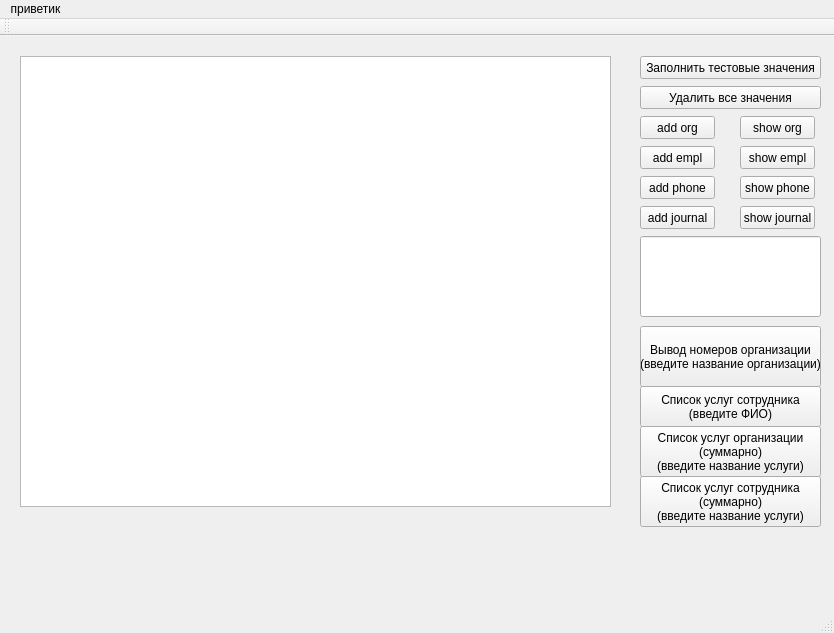
<?xml version="1.0" encoding="UTF-8"?>
<ui version="4.0">
 <class>MainWindow</class>
 <widget class="QMainWindow" name="MainWindow">
  <property name="geometry">
   <rect>
    <x>0</x>
    <y>0</y>
    <width>834</width>
    <height>633</height>
   </rect>
  </property>
  <property name="windowTitle">
   <string>MainWindow</string>
  </property>
  <widget class="QWidget" name="centralWidget">
   <widget class="QTableView" name="tableView">
    <property name="geometry">
     <rect>
      <x>20</x>
      <y>20</y>
      <width>591</width>
      <height>451</height>
     </rect>
    </property>
   </widget>
   <widget class="QPushButton" name="pushButton_2">
    <property name="geometry">
     <rect>
      <x>640</x>
      <y>50</y>
      <width>181</width>
      <height>23</height>
     </rect>
    </property>
    <property name="text">
     <string>Удалить все значения</string>
    </property>
   </widget>
   <widget class="QPushButton" name="add_org_button">
    <property name="geometry">
     <rect>
      <x>640</x>
      <y>80</y>
      <width>75</width>
      <height>23</height>
     </rect>
    </property>
    <property name="text">
     <string>add org</string>
    </property>
   </widget>
   <widget class="QPushButton" name="add_employee_button">
    <property name="geometry">
     <rect>
      <x>640</x>
      <y>110</y>
      <width>75</width>
      <height>23</height>
     </rect>
    </property>
    <property name="text">
     <string>add empl</string>
    </property>
   </widget>
   <widget class="QPushButton" name="add_phone_button">
    <property name="geometry">
     <rect>
      <x>640</x>
      <y>140</y>
      <width>75</width>
      <height>23</height>
     </rect>
    </property>
    <property name="text">
     <string>add phone</string>
    </property>
   </widget>
   <widget class="QPushButton" name="add_journal_button">
    <property name="geometry">
     <rect>
      <x>640</x>
      <y>170</y>
      <width>75</width>
      <height>23</height>
     </rect>
    </property>
    <property name="text">
     <string>add journal</string>
    </property>
   </widget>
   <widget class="QPushButton" name="show_employee_button">
    <property name="geometry">
     <rect>
      <x>740</x>
      <y>110</y>
      <width>75</width>
      <height>23</height>
     </rect>
    </property>
    <property name="text">
     <string>show empl</string>
    </property>
   </widget>
   <widget class="QPushButton" name="show_org_button">
    <property name="geometry">
     <rect>
      <x>740</x>
      <y>80</y>
      <width>75</width>
      <height>23</height>
     </rect>
    </property>
    <property name="text">
     <string>show org</string>
    </property>
   </widget>
   <widget class="QPushButton" name="show_phone_button">
    <property name="geometry">
     <rect>
      <x>740</x>
      <y>140</y>
      <width>75</width>
      <height>23</height>
     </rect>
    </property>
    <property name="text">
     <string>show phone</string>
    </property>
   </widget>
   <widget class="QPushButton" name="show_journal_button">
    <property name="geometry">
     <rect>
      <x>740</x>
      <y>170</y>
      <width>75</width>
      <height>23</height>
     </rect>
    </property>
    <property name="text">
     <string>show journal</string>
    </property>
   </widget>
   <widget class="QPushButton" name="show_choosen_org_button">
    <property name="geometry">
     <rect>
      <x>640</x>
      <y>290</y>
      <width>181</width>
      <height>61</height>
     </rect>
    </property>
    <property name="text">
     <string>Вывод номеров организации
(введите название организации)</string>
    </property>
   </widget>
   <widget class="QLineEdit" name="lineEditShowOrg">
    <property name="geometry">
     <rect>
      <x>640</x>
      <y>200</y>
      <width>181</width>
      <height>81</height>
     </rect>
    </property>
   </widget>
   <widget class="QPushButton" name="show_emp_service">
    <property name="geometry">
     <rect>
      <x>640</x>
      <y>350</y>
      <width>181</width>
      <height>41</height>
     </rect>
    </property>
    <property name="text">
     <string>Список услуг сотрудника
(введите ФИО)</string>
    </property>
   </widget>
   <widget class="QPushButton" name="show_org_service">
    <property name="geometry">
     <rect>
      <x>640</x>
      <y>390</y>
      <width>181</width>
      <height>51</height>
     </rect>
    </property>
    <property name="text">
     <string>Список услуг организации
(суммарно)
(введите название услуги)</string>
    </property>
   </widget>
   <widget class="QPushButton" name="pushButton">
    <property name="geometry">
     <rect>
      <x>640</x>
      <y>20</y>
      <width>181</width>
      <height>23</height>
     </rect>
    </property>
    <property name="text">
     <string>Заполнить тестовые значения</string>
    </property>
   </widget>
   <widget class="QPushButton" name="show_emp_service_sum">
    <property name="geometry">
     <rect>
      <x>640</x>
      <y>440</y>
      <width>181</width>
      <height>51</height>
     </rect>
    </property>
    <property name="text">
     <string>Список услуг сотрудника
(суммарно)
(введите название услуги)</string>
    </property>
   </widget>
  </widget>
  <widget class="QToolBar" name="mainToolBar">
   <attribute name="toolBarArea">
    <enum>TopToolBarArea</enum>
   </attribute>
   <attribute name="toolBarBreak">
    <bool>false</bool>
   </attribute>
  </widget>
  <widget class="QStatusBar" name="statusBar"/>
  <widget class="QMenuBar" name="menuBar">
   <property name="geometry">
    <rect>
     <x>0</x>
     <y>0</y>
     <width>834</width>
     <height>21</height>
    </rect>
   </property>
   <widget class="QMenu" name="menu">
    <property name="title">
     <string>приветик</string>
    </property>
   </widget>
   <addaction name="menu"/>
  </widget>
 </widget>
 <layoutdefault spacing="6" margin="11"/>
 <resources/>
 <connections/>
</ui>
